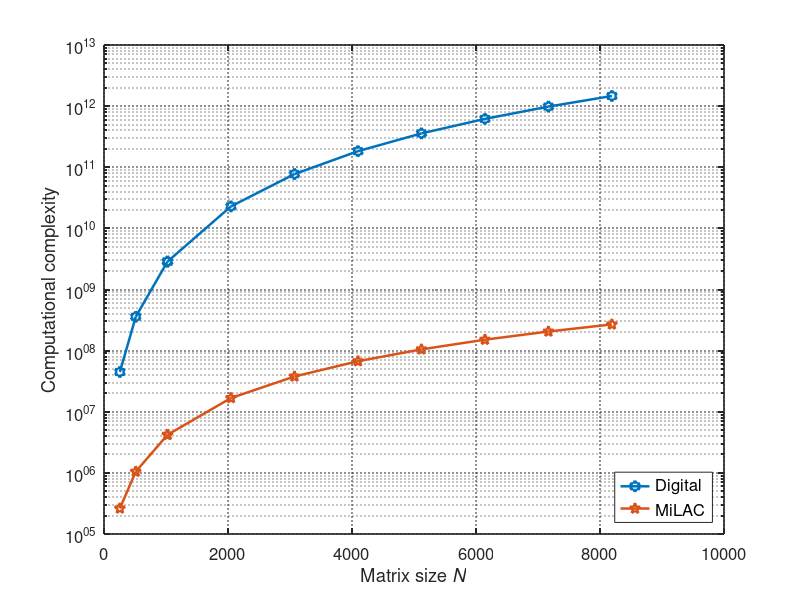

MATLAB code to generate this figure: (Note: this script raises an error after producing the figure.)
% Plot the computational complexity (i.e. number of real operations) to invert a matrix N X N

clear; clc;

% Parameters
Ns = [256,512,1024,1024:1024:1024*8];

digital = 8*Ns.^3/3;
analog = 4*Ns.^2;

%% Plot
figure('defaultaxesfontsize',12)
LineW = 1.8; MarkS = 8;
semilogy(Ns,digital,'-h','linewidth',LineW,'MarkerSize',MarkS,'DisplayName','Digital')
hold on;
semilogy(Ns,analog,'-p','linewidth',LineW,'MarkerSize',MarkS,'DisplayName','MiLAC')
grid on;
set(gca,'GridLineStyle',':','GridAlpha',0.5,'LineWidth',1.2);
xlabel('Matrix size{\it N}');
ylabel('Computational complexity');
legend('location','southeast','NumColumns',1,'FontSize',12);
ax = gca;
ax.XTick = 0:1024:1024*8;
ax.XLim = [0 max(Ns)];
ax.YTick = 10.^(1:2:20);
ax.YLim = [1e5 3e13];
set(gcf, 'Color', [1,1,1]);
set(gca, 'LineWidth',1.5);
